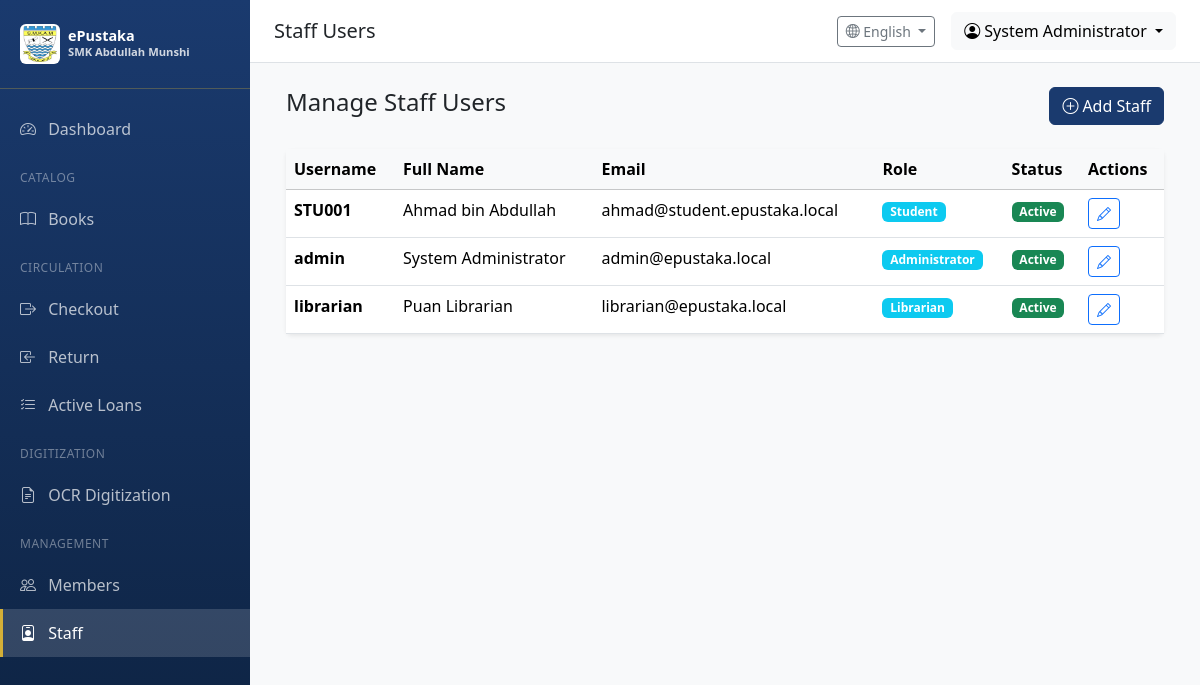
/users/staff (signed in), run on the app's committed database.
### app/models/user.py (models this page shows, shortened)
class User(UserMixin, db.Model):
    __tablename__ = 'users'
    id = db.Column(db.Integer, primary_key=True)
    username = db.Column(db.String(64), unique=True, nullable=False, index=True)
    email = db.Column(db.String(120), unique=True, nullable=False, index=True)
    password_hash = db.Column(db.String(256), nullable=False)
    full_name = db.Column(db.String(128))
    is_active = db.Column(db.Boolean, default=True)
    role_id = db.Column(db.Integer, db.ForeignKey('roles.id'))
    created_at = db.Column(db.DateTime, default=datetime.utcnow)
    updated_at = db.Column(db.DateTime, default=datetime.utcnow, onupdate=datetime.utcnow)
    last_login = db.Column(db.DateTime)
    def can(self, perm):
        return self.role is not None and self.role.has_permission(perm)

class Role(db.Model):
    __tablename__ = 'roles'
    id = db.Column(db.Integer, primary_key=True)
    name = db.Column(db.String(64), unique=True, nullable=False)
    description = db.Column(db.String(256))
    permissions = db.Column(db.Integer, default=0)
    is_default = db.Column(db.Boolean, default=False, index=True)
    users = db.relationship('User', backref='role', lazy='dynamic')
    def has_permission(self, perm):
        return self.permissions & perm == perm

### app/routes/users.py (the view)
@users_bp.route('/staff')
@login_required
@permission_required(Permission.MANAGE_USERS)
def staff_list():
    users = User.query.order_by(User.username).all()
    return render_template('users/staff_list.html', users=users)

### app/models/user.py (called while the page is built)
@login_manager.user_loader
def load_user(user_id):
    return User.query.get(int(user_id))

### app/routes/users.py (called while the page is built)
def permission_required(perm):
    def decorator(f):
        from functools import wraps
        @wraps(f)
        def decorated_function(*args, **kwargs):
            if not current_user.can(perm):
                flash('You do not have permission to access this page', 'error')
                return redirect(url_for('main.dashboard'))
            return f(*args, **kwargs)
        return decorated_function
    return decorator

### app/utils/i18n.py (called while the page is built)
def get_language() -> str:
    try:
        return session.get('language', DEFAULT_LANGUAGE)
    except RuntimeError:
        return DEFAULT_LANGUAGE

def get_text(key: str, lang: str = None) -> str:
    if lang is None:
        lang = get_language()
    if key in TRANSLATIONS:
        trans = TRANSLATIONS[key]
        if lang in trans:
            return trans[lang]
        elif DEFAULT_LANGUAGE in trans:
            return trans[DEFAULT_LANGUAGE]
    return key.replace('_', ' ').title()

def register_i18n(app):
    @app.context_processor
    def inject_i18n():
        return {
            't': get_text,
            'get_text': get_text,
            'current_language': get_language(),
            'languages': LANGUAGES
        }
    @app.route('/set-language/<lang_code>')
    def set_lang(lang_code):
        """Route to change language."""
        from flask import redirect, request
        set_language(lang_code)
        return redirect(request.referrer or '/')

### app/templates/users/staff_list.html (shortened to what this page needs)
{% extends "base.html" %}
{% block page_title %}Staff Users{% endblock %}
{% block content %}
<div class="container-fluid">
    <div class="d-flex justify-content-between align-items-center mb-4">
        <h4>Manage Staff Users</h4>
        <a href="{{ url_for('users.add_staff') }}" class="btn btn-primary">
            <i class="bi bi-plus-circle me-1"></i>Add Staff
        </a>
    </div>
    <div class="card border-0 shadow-sm">
        <div class="card-body p-0">
            <div class="table-responsive">
                <table class="table table-hover mb-0">
                    <thead class="table-light">
                        <tr>
                            <th>Username</th>
                            <th>Full Name</th>
                            <th>Email</th>
                            <th>Role</th>
                            <th>Status</th>
                            <th>Actions</th>
                        </tr>
                    </thead>
                    <tbody>
                        {% for user in users %}
                        <tr>
                            <td><strong>{{ user.username }}</strong></td>
                            <td>{{ user.full_name or '-' }}</td>
                            <td>{{ user.email or '-' }}</td>
                            <td>
                                <span class="badge bg-info">{{ user.role.name if user.role else 'No Role' }}</span>
                            </td>
                            <td>
                                {% if user.is_active %}
                                    <span class="badge bg-success">Active</span>
                                {% else %}
                                    <span class="badge bg-secondary">Inactive</span>
                                {% endif %}
                            </td>
                            <td>
                                <a href="{{ url_for('users.edit_staff', user_id=user.id) }}"
                                   class="btn btn-sm btn-outline-primary">
                                    <i class="bi bi-pencil"></i>
                                </a>
                            </td>
                        </tr>
                        {% else %}
                        <tr>
                            <td colspan="6" class="text-center py-4 text-muted">
                                No staff users found
                            </td>
                        </tr>
                        {% endfor %}
                    </tbody>
                </table>
            </div>
        </div>
    </div>
</div>
{% endblock %}

### app/templates/base.html (shortened to what this page needs)
<!DOCTYPE html>
<html lang="en">
<head>
    <link href="https://cdn.jsdelivr.net/npm/bootstrap@5.3.2/dist/css/bootstrap.min.css" rel="stylesheet">
    <link href="https://cdn.jsdelivr.net/npm/bootstrap-icons@1.11.1/font/bootstrap-icons.css" rel="stylesheet">
</head>
<body>
    {% if current_user.is_authenticated %}
    <nav class="sidebar">
        <div class="sidebar-brand">
            <div class="d-flex align-items-center">
                <img src="{{ url_for('static', filename='images/Lencana_Sekolah_Menengah_Kebangsaan_Abdullah_Munshi.jpg') }}"
                     alt="SMK Abdullah Munshi"
                     class="me-2 rounded"
                     style="width: 40px; height: 40px; object-fit: contain; background: white; padding: 2px;">
                <div>
                    <div style="font-size: 0.9rem; line-height: 1.2;">ePustaka</div>
                    <div style="font-size: 0.7rem; opacity: 0.8;">SMK Abdullah Munshi</div>
                </div>
            </div>
        </div>
        <ul class="nav flex-column">
            <li class="nav-item">
                <a class="nav-link {% if request.endpoint == 'main.dashboard' %}active{% endif %}" href="{{ url_for('main.dashboard') }}">
                    <i class="bi bi-speedometer2"></i> {{ t('dashboard') }}
                </a>
            </li>
            {% if current_user.can(1) or current_user.can(2) %}
            <li class="sidebar-section">{{ t('catalog') }}</li>
            <li class="nav-item">
                <a class="nav-link {% if 'catalog' in request.endpoint %}active{% endif %}" href="{{ url_for('catalog.index') }}">
                    <i class="bi bi-book"></i> {{ t('books') }}
                </a>
            </li>
            <li class="sidebar-section">{{ t('circulation') }}</li>
            <li class="nav-item">
                <a class="nav-link {% if request.endpoint == 'circulation.checkout' %}active{% endif %}" href="{{ url_for('circulation.checkout') }}">
                    <i class="bi bi-box-arrow-right"></i> {{ t('checkout') }}
                </a>
            </li>
            <li class="nav-item">
                <a class="nav-link {% if request.endpoint == 'circulation.return_book' %}active{% endif %}" href="{{ url_for('circulation.return_book') }}">
                    <i class="bi bi-box-arrow-in-left"></i> {{ t('return') }}
                </a>
            </li>
            <li class="nav-item">
                <a class="nav-link {% if request.endpoint == 'circulation.active_loans' %}active{% endif %}" href="{{ url_for('circulation.active_loans') }}">
                    <i class="bi bi-list-check"></i> {{ t('active_loans') }}
                </a>
            </li>
            {% endif %}
            {% if current_user.can(512) %}
            <li class="sidebar-section">{{ 'Digitization' if current_language == 'en' else 'Pendigitalan' }}</li>
            <li class="nav-item">
                <a class="nav-link {% if 'ocr' in request.endpoint %}active{% endif %}" href="{{ url_for('ocr.index') }}">
                    <i class="bi bi-file-earmark-text"></i> {{ t('ocr_digitization') }}
                </a>
            </li>
            {% endif %}
            {% if current_user.can(128) %}
            <li class="sidebar-section">{{ 'Management' if current_language == 'en' else 'Pengurusan' }}</li>
            <li class="nav-item">
                <a class="nav-link {% if request.endpoint == 'users.member_list' %}active{% endif %}" href="{{ url_for('users.member_list') }}">
                    <i class="bi bi-people"></i> {{ t('members') }}
                </a>
            </li>
            {% endif %}
            {% if current_user.can(256) %}
            <li class="nav-item">
                <a class="nav-link {% if request.endpoint == 'users.staff_list' %}active{% endif %}" href="{{ url_for('users.staff_list') }}">
                    <i class="bi bi-person-badge"></i> {{ t('staff') }}
                </a>
            </li>
            {% endif %}
        </ul>
    </nav>
    <div class="main-content">
        <nav class="top-navbar d-flex justify-content-between align-items-center">
            <div>
                <h5 class="mb-0">{% block page_title %}{{ t('dashboard') }}{% endblock %}</h5>
            </div>
            <div class="d-flex align-items-center gap-3">
                <div class="dropdown">
                    <button class="btn btn-outline-secondary btn-sm dropdown-toggle" type="button" data-bs-toggle="dropdown">
                        <i class="bi bi-globe2"></i> {{ languages.get(current_language, 'English') }}
                    </button>
                </div>
                <div class="dropdown">
                    <button class="btn btn-light dropdown-toggle" type="button" data-bs-toggle="dropdown">
                        <i class="bi bi-person-circle"></i> {{ current_user.full_name or current_user.username }}
                    </button>
                </div>
            </div>
        </nav>
        <div class="content-wrapper">
            {% block content %}{% endblock %}
        </div>
    </div>
    {% else %}
    {% block public_content %}{% endblock %}
    {% endif %}
</body>
</html>

### app/templates/base.html (style rules this page uses)
:root { --sidebar-width: 250px; --primary-color: #1a3a6e; --primary-dark: #0d2240; --accent-color: #d4af37; --accent-light: #f0d77a; }
body { min-height: 100vh; }
.sidebar { position: fixed; top: 0; left: 0; width: var(--sidebar-width); height: 100vh; background: linear-gradient(180deg, var(--primary-color) 0%, var(--primary-dark) 100%); padding-top: 1rem; overflow-y: auto; }
.sidebar .nav-link { color: rgba(255,255,255,0.7); padding: 0.75rem 1.25rem; border-radius: 0; }
.sidebar .nav-link:hover, .sidebar .nav-link.active { color: #fff; background: rgba(255,255,255,0.1); }
.sidebar .nav-link i { width: 24px; margin-right: 0.5rem; }
.sidebar-brand { color: #fff; font-size: 1.25rem; font-weight: 600; padding: 0.5rem 1.25rem 1.5rem; border-bottom: 1px solid rgba(255,255,255,0.1); margin-bottom: 1rem; }
.sidebar-section { color: rgba(255,255,255,0.4); font-size: 0.75rem; text-transform: uppercase; padding: 1rem 1.25rem 0.5rem; letter-spacing: 0.5px; }
.main-content { margin-left: var(--sidebar-width); min-height: 100vh; background: #f8f9fa; }
.top-navbar { background: #fff; border-bottom: 1px solid #dee2e6; padding: 0.75rem 1.5rem; }
.content-wrapper { padding: 1.5rem; }
.btn-primary { background-color: var(--primary-color); border-color: var(--primary-color); }
.sidebar .nav-link.active { background: rgba(255, 255, 255, 0.15); color: #fff; border-left: 3px solid var(--accent-color); padding-left: calc(1.25rem - 3px); }
.sidebar-brand { border-bottom-color: rgba(212, 175, 55, 0.3); }

### data on the page
User: full_name "System Administrator", username "admin", email "admin@epustaka.local", role "Administrator", is_active "Active"
User: username "STU001", full_name "Ahmad bin Abdullah", email "ahmad@student.epustaka.local", role "Student", is_active "Active"
User: username "librarian", full_name "Puan Librarian", email "librarian@epustaka.local", role "Librarian", is_active "Active"

### other printed values
{{ t('dashboard') }} "Dashboard"
{{ t('catalog') }} "CATALOG"
{{ t('books') }} "Books"
{{ t('circulation') }} "CIRCULATION"
{{ t('checkout') }} "Checkout"
{{ t('return') }} "Return"
{{ t('active_loans') }} "Active Loans"
{{ 'Digitization' if current_language == 'en' else 'Pendigitalan' }} "DIGITIZATION"
{{ t('ocr_digitization') }} "OCR Digitization"
{{ 'Management' if current_language == 'en' else 'Pengurusan' }} "MANAGEMENT"
{{ t('members') }} "Members"
{{ t('staff') }} "Staff"
{{ languages.get(current_language, 'English') }} "English"
